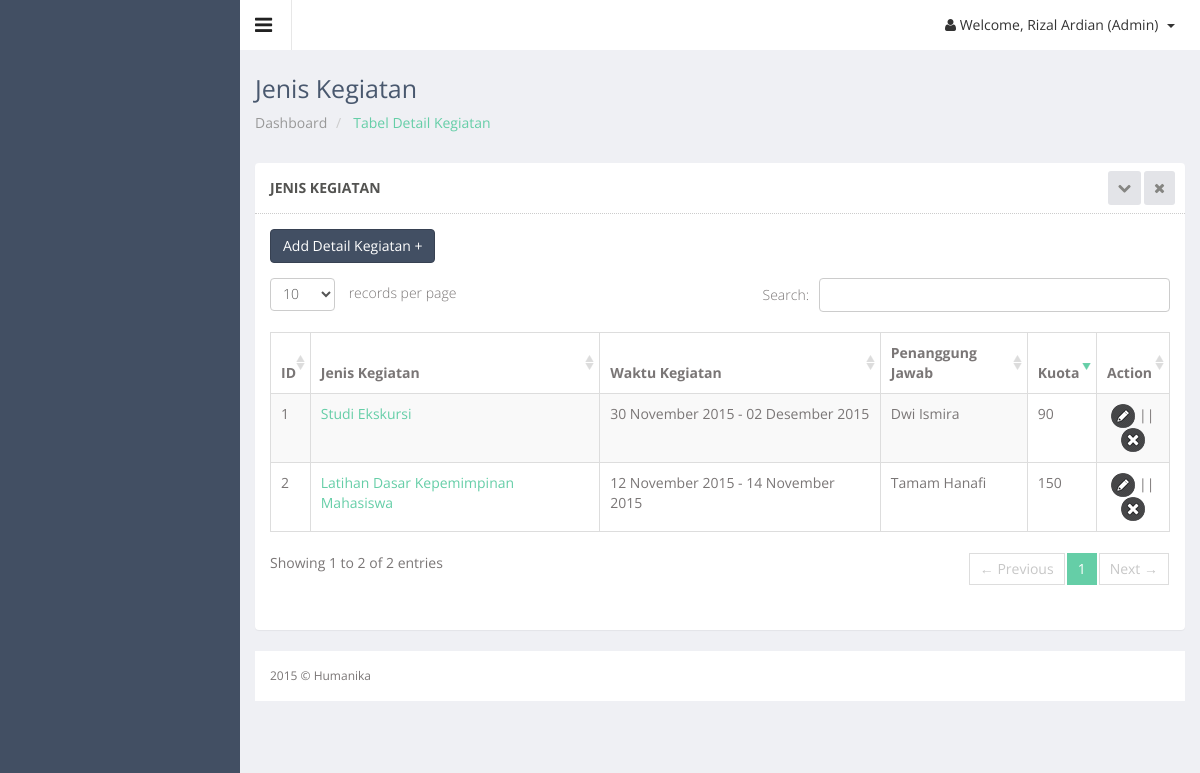
Screenshot of /admin/keg_detail.php (signed in) with the database file from the repository.
### tables this page shows
CREATE TABLE IF NOT EXISTS `keg_jenis_detail` (
  `id_detail` int(11) NOT NULL,
  `id_keg` int(11) NOT NULL,
  `biaya` double NOT NULL,
  `tgl_mulai` date NOT NULL,
  `tgl_akhir` date NOT NULL,
  `penanggung_jawab` varchar(50) NOT NULL,
  `kuota` int(11) NOT NULL,
  `tahun` varchar(4) NOT NULL,
  `lokasi` varchar(100) NOT NULL,
  `dp` double NOT NULL,
  PRIMARY KEY (`id_detail`),
  UNIQUE KEY `id_keg` (`id_detail`),
  KEY `id_detail` (`id_detail`),
  KEY `id_keg_2` (`id_keg`)
);

CREATE TABLE IF NOT EXISTS `keg_jenis` (
  `id_keg` int(11) NOT NULL AUTO_INCREMENT,
  `nama_kegiatan` varchar(50) NOT NULL,
  `ket` varchar(50) NOT NULL,
  PRIMARY KEY (`id_keg`)
);

### controller/koneksi.php (called while the page is built, shortened)
<?php
class Database {
    private static $dbName = 'humanika' ;
    private static $dbHost = 'localhost' ;
    private static $dbUsername = 'root';
    private static $dbUserPassword = 'rizalex';
    private static $con = null;
    public static function connect() {
        if ( null == self::$con ) {
            try {
                self::$con =  new PDO( "mysql:host=".self::$dbHost.";"."dbname=".self::$dbName,
                        self::$dbUsername, self::$dbUserPassword);
            }
            catch(PDOException $e) {
                die($e->getMessage());
            }
        }
        return self::$con;
    }
}
?>

### controller/keg-control.php (called while the page is built, shortened)
<?php
include_once 'koneksi.php';
class JenisController {
    private $koneksi;
    public function __construct() {
        $this->koneksi = Database::connect();
    }
	public function DaftarDetail() {
        try {
            $sst = $this->koneksi->prepare("select * from keg_jenis_detail natural join keg_jenis ");
            $sst->execute();
            return $r = $sst->fetchAll(PDO::FETCH_OBJ);
            $this->koneksi = Database::disconnect();
        } catch (PDOException $exc) {
            echo $exc->getMessage();
        }
    }
}
?>

### controller/konversi.php (called while the page is built)
<?php
function DateToIndo($date) {
	$BulanIndo = array("Januari", "Februari", "Maret",
        "April", "Mei", "Juni",
        "Juli", "Agustus", "September",
        "Oktober", "November", "Desember");
    $tahun = substr($date, 0, 4);
    $bulan = substr($date, 5, 2);
	$tgl = substr($date, 8, 2);
	$result = $tgl . " " . $BulanIndo[(int) $bulan - 1] . " " . $tahun ;
	return($result);
}
?>

### admin/keg_detail.php (the view, shortened to what this page needs)
<!DOCTYPE html>
<html lang="en">
<head>
  <link href="../js/advanced-datatable/css/demo_page.css" rel="stylesheet" />
  <link href="../js/advanced-datatable/css/demo_table.css" rel="stylesheet" />
  <link rel="stylesheet" href="../js/data-tables/DT_bootstrap.css" />
  <link href="../css/style.css" rel="stylesheet">
  <link href="../css/style-responsive.css" rel="stylesheet">
</head>
<body class="sticky-header">
<section>
    <div class="main-content" >
        <div class="header-section">
        <a class="toggle-btn"><i class="fa fa-bars"></i></a>
        <div class="menu-right">
            <ul class="notification-menu">
                <li>
                    <a href="#" class="btn btn-default dropdown-toggle" data-toggle="dropdown">
                        <i class="fa fa-user"></i>
                        Welcome, <?php
                            if(($_SESSION['lvl_user']==1)) {
                                echo $_SESSION['nm_user'];
                            }
                            ?> (Admin)
                        <span class="caret"></span>
                    </a>
                </li>
            </ul>
        </div>
        </div>
        <div class="page-heading">
            <h3>
                Jenis Kegiatan
            </h3>
            <ul class="breadcrumb">
                <li>
                    <a href="index.php"> Dashboard</a>
                </li>
                <li class="active"> Tabel Detail Kegiatan</li>
            </ul>
        </div>
        <div class="wrapper">
        <div class="row">
        <div class="col-sm-12">
        <section class="panel">
        <header class="panel-heading">
            Jenis Kegiatan
            <span class="tools pull-right">
                <a href="javascript:;" class="fa fa-chevron-down"></a>
                <a href="javascript:;" class="fa fa-times"></a>
             </span>
        </header>
        <div class="panel-body">
		<a href="keg_detail_add.php"><button class="btn btn-primary" type="button">Add Detail Kegiatan +</button></a>
        <div class="adv-table">
        <table  class="display table table-bordered table-striped" id="dynamic-table">
        <thead>
        <tr>
            <th>ID</th>
            <th>Jenis Kegiatan</th>
			<th>Waktu Kegiatan</th>
			<th>Penanggung Jawab</th>
			<th>Kuota</th>
            <th class="center hidden-phone">Action</th>
        </tr>
        </thead>
		<?php
			include '../controller/konversi.php';
			include_once '../controller/keg-control.php';
			$client = new JenisController();
			$hasil = $client->DaftarDetail();
		?>
        <tbody>
		 <?php
        foreach($hasil as $jen){
        echo "
        <tr class='gradeX'>
            <td>$jen->id_detail</td>
			<td><a href='keg_view.php?id=$jen->id_detail'>$jen->nama_kegiatan</a></td>
			<td>".DateToIndo($jen->tgl_mulai)." - ". DateToIndo($jen->tgl_akhir)."</td>
			<td>$jen->penanggung_jawab</td>
			<td>$jen->kuota</td>
            <td class='center hidden-phone'>
				<a href='keg_detail_edit.php?id=$jen->id_detail'><img src='../images/edit.png'></a> ||
				<a href='keg_detail_hapus.php?id=$jen->id_detail'><img src='../images/delete.png'></a></td>
        </tr>";
		}?>
        </tbody>
        </table>
        </div>
        </div>
        </section>
        </div>
        </div>
        <footer>
            2015 &copy; Humanika
        </footer>
    </div>
</section>
</body>
</html>

### js/advanced-datatable/css/demo_table.css (style rules this page uses)
table.display { margin: 0 auto; clear: both; width: 100%; }
table.display thead th { padding: 3px 18px 3px 10px; border-bottom: 1px solid black; font-weight: bold; cursor: pointer; * cursor: hand; }
table.display td { padding: 3px 10px; }
table.display td.center { text-align: center; }
.sorting_desc { background: url('../images/sort_desc.png') no-repeat center right; }
.sorting { background: url('../images/sort_both.png') no-repeat center right; }
table.display tr.odd.gradeX { background-color: #ffdddd; }
table.display tr.even.gradeX { background-color: #ffeeee; }
tr.odd { background-color: #E2E4FF; }
tr.even { background-color: white; }
tr.odd td.sorting_1 { background-color: #D3D6FF; }
tr.even td.sorting_1 { background-color: #EAEBFF; }
tr.odd.gradeX td.sorting_1 { background-color: #ffc4c4; }
tr.even.gradeX td.sorting_1 { background-color: #ffd5d5; }
table.display tr.gradeX { background-color: #ffdddd; }

### rows the page displays
keg_jenis_detail: id_detail "1", id_keg.nama_kegiatan "Studi Ekskursi", tgl_mulai "30 November 2015", tgl_akhir "02 Desember 2015", penanggung_jawab "Dwi Ismira", kuota "90"
keg_jenis_detail: id_detail "2", id_keg.nama_kegiatan "Latihan Dasar Kepemimpinan Mahasiswa", tgl_mulai "12 November 2015", tgl_akhir "14 November 2015", penanggung_jawab "Tamam Hanafi", kuota "150"

### other values shown
$_SESSION['nm_user'] "Rizal Ardian"
